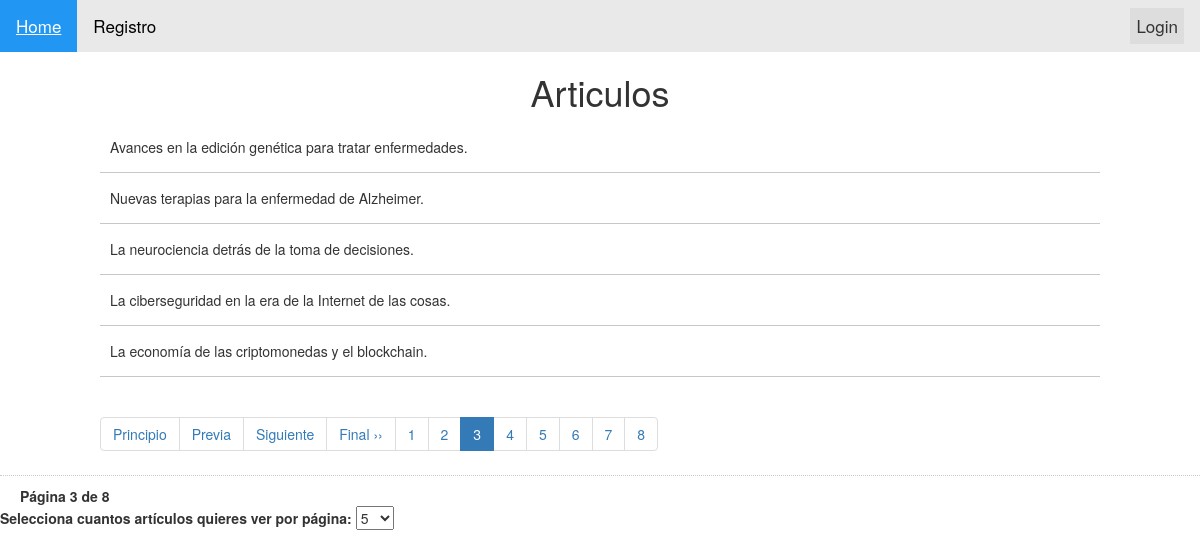
The app's page /Controladors/index.php?pagina=3 with its own data.
### tables this page shows
CREATE TABLE `articles` (
  `id` int(11) NOT NULL,
  `article` text NOT NULL,
  `id_usuaris` int(10) UNSIGNED NOT NULL
);

### Controladors/index.php (the view, shortened to what this page needs)
<?php
  function mostrarArticulosBBDD($conn, $articulosPorPagina, $offset){
    $stmt = $conn->prepare("SELECT * FROM articles LIMIT :offset, :articulosPorPagina");
    $stmt->bindParam(':offset', $offset, PDO::PARAM_INT);
    $stmt->bindParam(':articulosPorPagina', $articulosPorPagina, PDO::PARAM_INT);
    $stmt->execute();
    echo '<ul>';
    while ($resultat = $stmt->fetch(PDO::FETCH_ASSOC)) {
        echo '<li>' . htmlspecialchars($resultat['article']) . '</li>';
    }
    echo '</ul>';
}
include "../Vistes/index.vista.php"
?>

### Estils/estils_pt03.css (style rules this page uses)
* { margin: 0; padding: 0; -webkit-box-sizing: border-box; -moz-box-sizing: border-box; box-sizing: border-box; }
body { background: #e9e9e9; color: #2e2e2e; font-family: 'Open Sans Condensed', sans-serif; }
.contenidor .articles ul { list-style: none; }
.contenidor .articles ul li { padding:15px 10px; border-bottom: 1px solid #c8c8c8; }
* { box-sizing: border-box; }

### records on screen
articles: article "Avances en la edición genética para tratar enfermedades."
articles: article "Nuevas terapias para la enfermedad de Alzheimer."
articles: article "La neurociencia detrás de la toma de decisiones."
articles: article "La ciberseguridad en la era de la Internet de las cosas."
articles: article "La economía de las criptomonedas y el blockchain."

### other values on screen
$paginaActual "3"
$numPagines "8"
